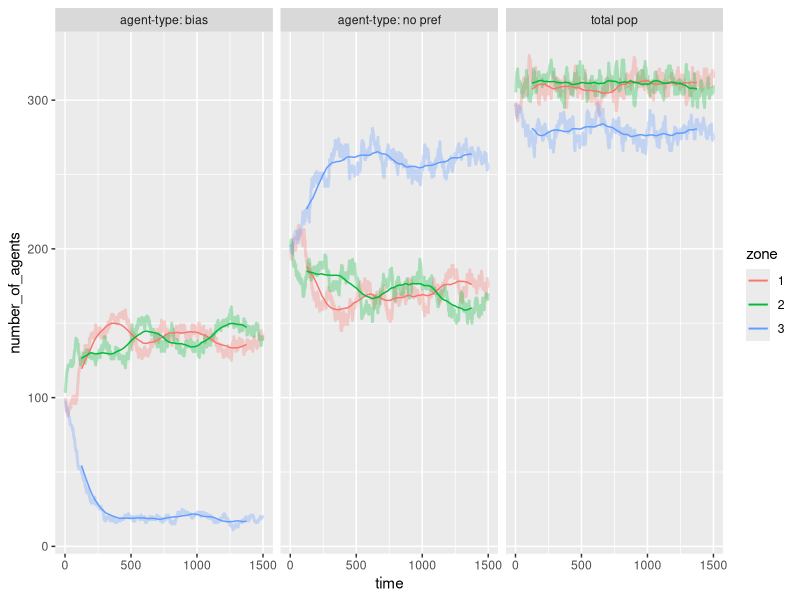
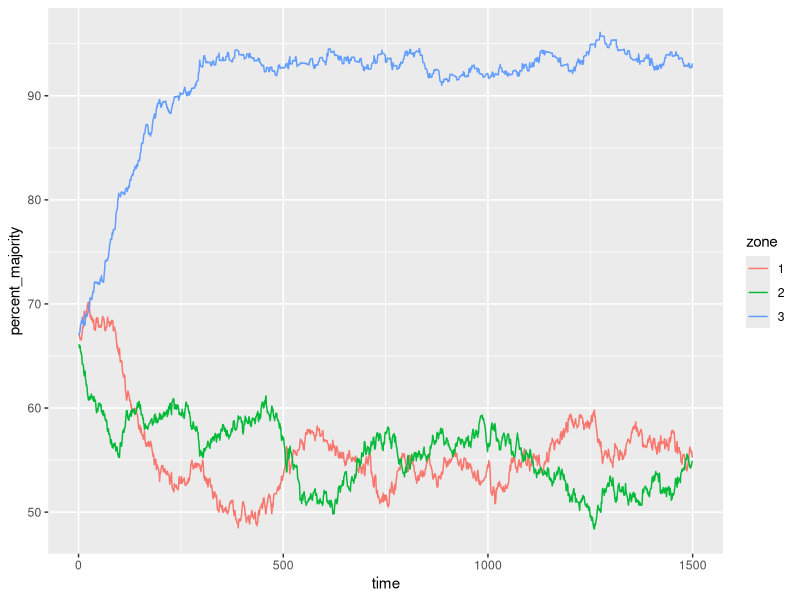

These charts were generated, in order, by the following R code:
## ---- chunk 1
library(plyr)
library(reshape2)
library(ggplot2)
library(zoo)#For running means
## ---- chunk 2
#Store of time series data (to match how table gets converted to dataframe for rbinding)
#Time is iteration
store <- data.frame(zone = as.integer(), 
                    agent_type = as.integer(),
                    number_of_agents = as.integer(),
                    time = as.integer())
## ---- chunk 3
#population per zone
#(so they can be evenly distributed to zones to start with)
n = 300
#probability of an agent wanting to move on each turn
#1 in 100
p = 0.01
#iterations
ites = 1500
## ---- chunk 4
#even probability of choosing any zone (including my own)
even <- c(rep(1,each = 10),rep(2,each = 10),rep(3,each = 10))
#preference for zones one and two
#Slight preference
# bias <- c(rep(1,each = 10),rep(2,each = 10),rep(3,each = 8))
#Weaker preference
# bias <- c(rep(1,each = 10),rep(2,each = 10),rep(3,each = 3))
#Even weaker preference for one zone (thus stronger for other two)
bias <- c(rep(1,each = 10),rep(2,each = 10),rep(3,each = 1))
#Won't ever choose 3 (useful for testing assignment works)
# bias <- c(rep(1,each = 10),rep(2,each = 10)) 
## ---- chunk 5
#THE AGENTS:
#Keep them all in a single long dataframe
#assign agents to zones initially evenly
#One row per agent
#'moving' is flag: am I moving this turn?
#'prob': flag for which zone probability to use. 
#0 is even; 1 is biased
#Set a third of agents to prefer zones 1 and 2.
#Distribute them evenly between zones to start with
agents <- data.frame(zone = rep(1:3,each = n), 
                     moving = 0, 
                     prob = rep(c(0,0,1),times = n))#codes 2/3 majority
## ---- chunk 6
table(agents$zone, agents$prob)
## ---- chunk 7
#WARNING: hard-coding the numbers for this first set of values based on 900 agents in total
#and a 2/3 majority
#So this matches store structure and initial agent state:
result <- data.frame(zone = rep(1:3, times = 2), 
                    agent_type = rep(0:1,each = 3),
                    number_of_agents = c(rep(200,each=3),rep(100,each=3)),
                    time = 0)
## ---- chunk 8
###########
# RUNRUNRUN

#This is the run version. The comment version is below...

#Only for loop we should need...

# http://www.ats.ucla.edu/stat/r/faq/timing_code.htm
# Start the clock!
ptm <- proc.time()

for (i in 1:ites) {
  
  #1. Weight probability of moving by population in each zone
  #Find zone population for this timestep
  zonepop <- aggregate(result$number_of_agents, by=list(result$zone),sum)
  
  #Sensible names for following the logic...
  colnames(zonepop) <- c('zone','population')
  
  #Weight probability of moving by population difference from even
  # zonepop$newprob <- (zonepop$x/(n)) * p
  #raise to power to make a larger effect (but 1 stays 1)
  zonepop$newprob <- ((zonepop$population/(n))^4) * p
  
  #drop any previous newprob column from agents
  agents$newprob <- NULL
  
  #Merge the probability for each zone into the agents
  #zonepop columns one and three is just 'zone' (for matching)
  #and the new probability of moving
  agents <- merge(agents, zonepop[,c(1,3)], by = 'zone')
  
  #2. Using weighted prob... Am I moving this turn?
  agents$moving <- rbinom(nrow(agents), 1 , agents$newprob)
  
  #3. If so, where?
  #Test. Note as.integer produces an eensy bias to the top value. Floor seems to work.
  #table(floor(runif(n = 10000000, min=1, max=length(even)+1)))
  
  agents$zone <- ifelse(agents$moving == 1,#If I decided to move...
                        ifelse(agents$prob==0,#Move based on my preference of zone (or no preference)
                               even[floor(runif(n = nrow(agents[agents$prob==0,]), min=1, max=length(even)+1))],
                               bias[floor(runif(n = nrow(agents[agents$prob==1,]), min=1, max=length(bias)+1))]),
                        agents$zone
  )
  
  #Explanation for the zone selection above, since I'll probably forget.
  #Choose a random position from my (either even or biased/weighted) array of zone choices
  #Passing in a uniform random pick from each of the choice arrays
  #Of the correct length (the nrow subset)
  #It's still some form of witchcraft though - how does R know to distribute
  #the result to the correct index via the ifelse???
  #But it works.
  
  #If bias is set to "never move to 3" for the subgroup
  #this table will show them (prob==1) slowly empty out of 3
  # print(table(agents$zone,agents$prob))
  
  #GET THE RESULT OF THIS ITERATION AND STORE IT
  #automatically reshapes, it turns out
  #so zone is in first column, zone pref type in second
  result <- as.data.frame(table(agents$zone,agents$prob))
  
  #Rename those fields to something sensible
  colnames(result) <- c('zone','agent_type','number_of_agents')
  
  #add a reference to this iteration
  result$time <- i
  
  store <- rbind(store, result)
  
}#end for
## ---- chunk 9
table(rbinom(nrow(agents), 1 , agents$newprob))
## ---- chunk 10
table(rbinom(nrow(agents), 1 , rep(10 * p,nrow(agents))))
table(rbinom(nrow(agents), 1 , rep(10 * p,nrow(agents))))
table(rbinom(nrow(agents), 1 , rep(10 * p,nrow(agents))))
## ---- chunk 11
table(rbinom(nrow(agents), 1 , rep(0.1 * p,nrow(agents))))
table(rbinom(nrow(agents), 1 , rep(0.1 * p,nrow(agents))))
table(rbinom(nrow(agents), 1 , rep(0.1 * p,nrow(agents))))
## ---- chunk 12
table(even[floor(runif(n = 1000000, min=1, max=length(even)+1))])
table(bias[floor(runif(n = 1000000, min=1, max=length(bias)+1))])
## ---- chunk 13
#Find "total population in each zone at each iteration"
#Will be added as an extra bunch of rows to the output dataframe
#To fit the 'long' format ggplot wants
totpop_perzone_timestep <- aggregate(store$number_of_agents, by=list(store$zone, store$time), sum)

colnames(totpop_perzone_timestep) <- c("zone","time","number_of_agents")

#Make a new column for faceting the data.
#This one will be total population per zone
totpop_perzone_timestep$facet <- 'total pop'

#Relabel store's two agent types so each can have its own facet
store$facet <- 'agent-type: no pref'
store$facet[store$agent_type==1] <- 'agent-type: bias'

#Drop old agent_type column
store$agent_type <- NULL

#Stick 'em together in a new store
store2 <- rbind(store,totpop_perzone_timestep)
## ---- chunk 14
#Running mean...
smood <- ddply(store2, .(zone,facet), mutate, 
               rollingmean = rollmean(number_of_agents,250,fill = list(NA, NULL, NA)))


output <- ggplot(smood) +
  geom_line(data = smood, aes(x = time, y = number_of_agents, colour = zone), alpha = 0.3, size = 1) +
  geom_line(data = smood, aes(x = time, y = rollingmean, colour = zone)) +
  facet_wrap(~facet)

output
## ---- chunk 15
#Different output for looking at the proportion change of the two groups in each zone
#Use the original 'store' for this
#Convert wide so that each agent type has its own column
#To make finding proportion  per zone easier
proportions <- dcast(store, zone+time ~ facet, value.var = "number_of_agents")
 
#Proportion of majority as percentage of whole
proportions$percent_majority <- (proportions$`agent-type: no pref`/
                       (proportions$`agent-type: bias`+proportions$`agent-type: no pref`))*100

output <- ggplot(proportions, aes(x = time, y = percent_majority, colour = zone)) +
  geom_line() 

output
